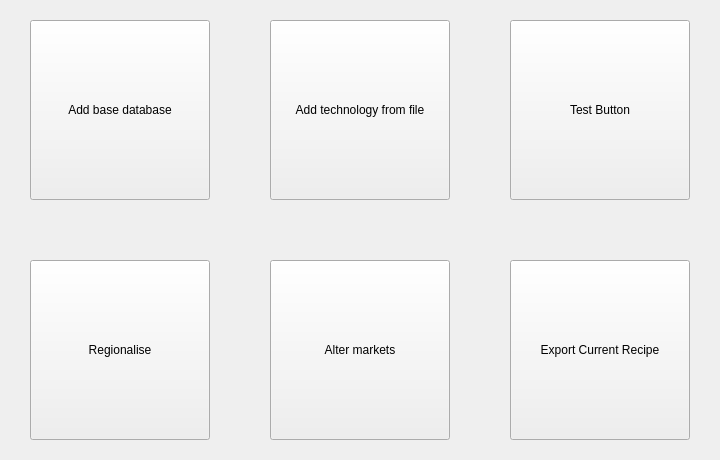
<?xml version="1.0" encoding="UTF-8"?>
<ui version="4.0">
 <class>Form</class>
 <widget class="QWidget" name="Form">
  <property name="geometry">
   <rect>
    <x>0</x>
    <y>0</y>
    <width>720</width>
    <height>460</height>
   </rect>
  </property>
  <property name="windowTitle">
   <string>Form</string>
  </property>
  <widget class="QPushButton" name="exportButton">
   <property name="geometry">
    <rect>
     <x>510</x>
     <y>260</y>
     <width>180</width>
     <height>180</height>
    </rect>
   </property>
   <property name="minimumSize">
    <size>
     <width>180</width>
     <height>180</height>
    </size>
   </property>
   <property name="styleSheet">
    <string notr="true"/>
   </property>
   <property name="text">
    <string>Export Current Recipe</string>
   </property>
  </widget>
  <widget class="QPushButton" name="marketsButton">
   <property name="geometry">
    <rect>
     <x>270</x>
     <y>260</y>
     <width>180</width>
     <height>180</height>
    </rect>
   </property>
   <property name="minimumSize">
    <size>
     <width>180</width>
     <height>180</height>
    </size>
   </property>
   <property name="styleSheet">
    <string notr="true"/>
   </property>
   <property name="text">
    <string>Alter markets</string>
   </property>
  </widget>
  <widget class="QPushButton" name="technologyFileButton">
   <property name="geometry">
    <rect>
     <x>270</x>
     <y>20</y>
     <width>180</width>
     <height>180</height>
    </rect>
   </property>
   <property name="minimumSize">
    <size>
     <width>180</width>
     <height>180</height>
    </size>
   </property>
   <property name="styleSheet">
    <string notr="true"/>
   </property>
   <property name="text">
    <string>Add technology from file</string>
   </property>
  </widget>
  <widget class="QPushButton" name="regionaliseButton">
   <property name="geometry">
    <rect>
     <x>30</x>
     <y>260</y>
     <width>180</width>
     <height>180</height>
    </rect>
   </property>
   <property name="minimumSize">
    <size>
     <width>180</width>
     <height>180</height>
    </size>
   </property>
   <property name="styleSheet">
    <string notr="true"/>
   </property>
   <property name="text">
    <string>Regionalise</string>
   </property>
  </widget>
  <widget class="QPushButton" name="technologyManualButton">
   <property name="geometry">
    <rect>
     <x>510</x>
     <y>20</y>
     <width>180</width>
     <height>180</height>
    </rect>
   </property>
   <property name="minimumSize">
    <size>
     <width>180</width>
     <height>180</height>
    </size>
   </property>
   <property name="styleSheet">
    <string notr="true"/>
   </property>
   <property name="text">
    <string>Test Button</string>
   </property>
  </widget>
  <widget class="QPushButton" name="baseDatabaseButton">
   <property name="geometry">
    <rect>
     <x>30</x>
     <y>20</y>
     <width>180</width>
     <height>180</height>
    </rect>
   </property>
   <property name="minimumSize">
    <size>
     <width>180</width>
     <height>180</height>
    </size>
   </property>
   <property name="styleSheet">
    <string notr="true"/>
   </property>
   <property name="text">
    <string>Add base database</string>
   </property>
   <property name="checkable">
    <bool>false</bool>
   </property>
   <property name="flat">
    <bool>false</bool>
   </property>
  </widget>
 </widget>
 <resources/>
 <connections/>
</ui>
